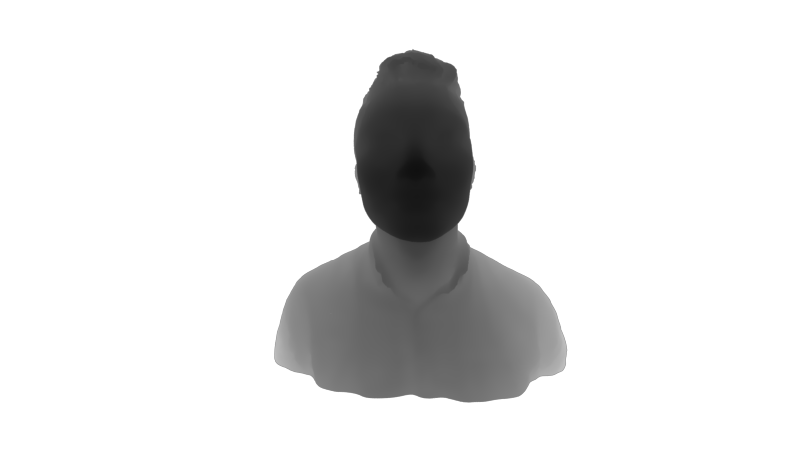
#> input picture Mesh Generation/data/1z.tif, 800 x 450 px
$ jupyter execute --allow-errors depthmap_final.ipynb
#> lines starting #> are read from the running program, lines starting #| are printed output that depends on the picture
#> further down, imz is the input picture: shape (450, 800); min 16, max 255, mean 229.8
[cell 1]
import numpy as np
import pandas as pd
import cv2
import matplotlib.pyplot as plt
import sys
import os
from PIL import Image
import pickle

[cell 2]
# [16 lines left out: function ims_to_mask, not called in this run]

[cell 3]
def load_depth_map(im, k = 0.5):
#> called with k = 0.5
    iminv = 255 - im
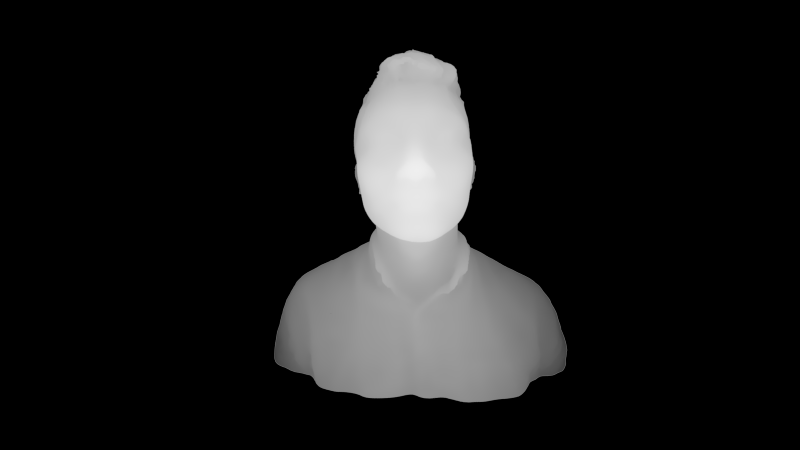
#> iminv: shape (450, 800); min 0, max 239, mean 25.2
    out = iminv - k * (255 - iminv)
    out[np.where(out <= 0)] = 0
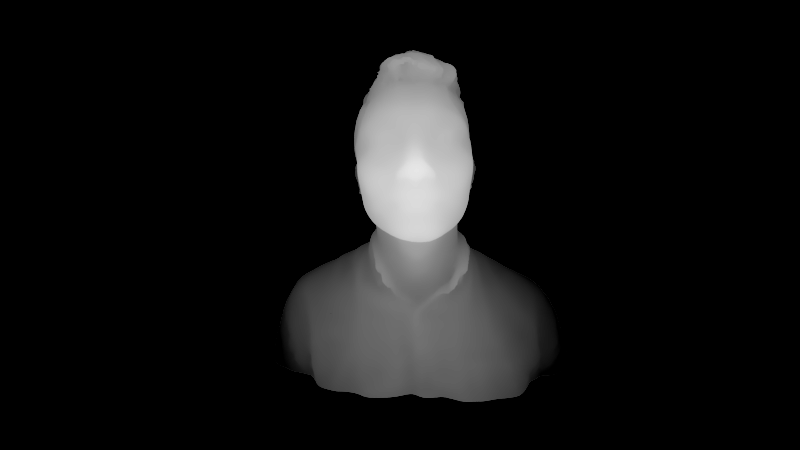
#> out: shape (450, 800) float64; min 0, max 231, mean 17.8

    return out

[cell 4]
# [26 lines left out: function projection, not called in this run]

[cell 5]
# [53 lines left out: function get_mesh, not called in this run]

[cell 6]
# [30 lines left out: function write_mesh_csv, not called in this run]

#> (a cell that did not finish here is left out)

[cell 8]
from mpl_toolkits.mplot3d.art3d import Poly3DCollection

plt.figure(figsize=(16,16))
ax = plt.axes(projection='3d')
#> (the rest of this cell did not finish here and is left out)

[cell 9]
# target image indices
indices1 = list(range(80,109))

im_idx = [31, 60, 77] + indices1

#> (the rest of this cell did not finish here and is left out)

[cell 10]
background = cv2.imread()

[cell 11]
imz = cv2.imread('data/1z.tif', 0)
depth = load_depth_map(imz)

plt.imshow(depth, cmap = 'gray')
